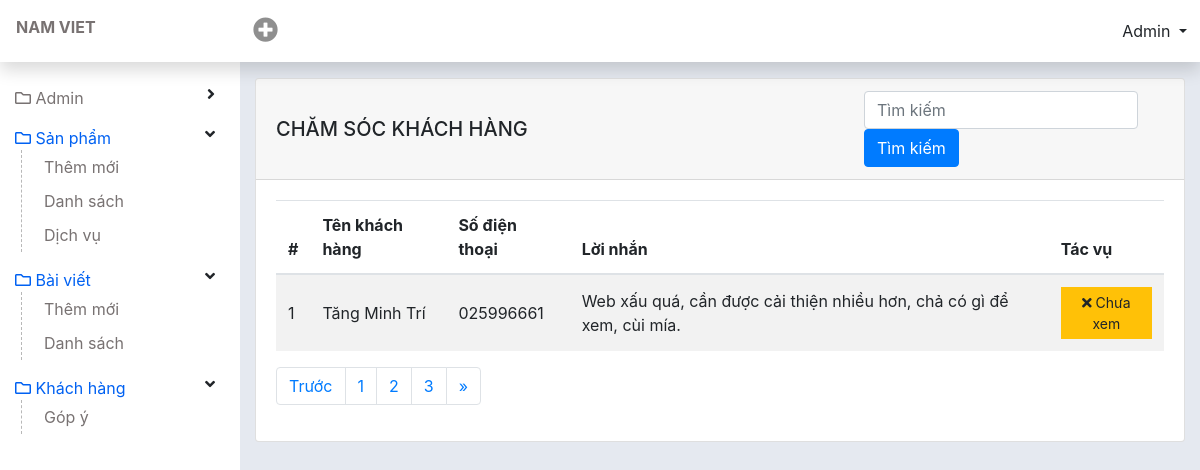
Page /admin/list-contact.php (signed in) on the earlier database version.
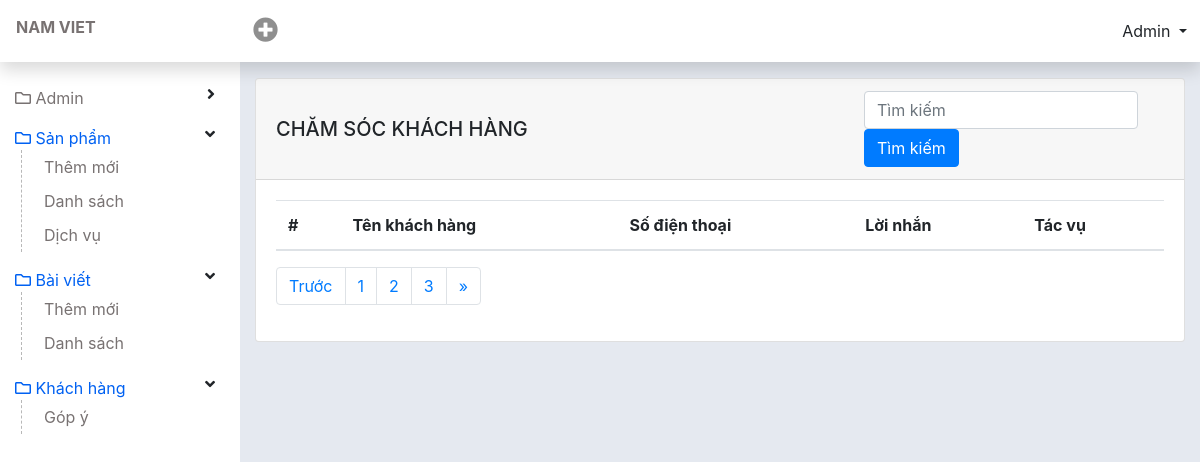
Same page on the later database version.
### tables this page shows
CREATE TABLE `tbl_contact` (
  `id` int(11) NOT NULL,
  `name` varchar(255) NOT NULL,
  `phone` varchar(11) NOT NULL,
  `message` text NOT NULL,
  `times` timestamp NOT NULL DEFAULT current_timestamp() ON UPDATE current_timestamp(),
  `status` int(11) NOT NULL DEFAULT 0
);

### lib/database.php (called while the page is built, shortened)
<?php
class Database{
  public $host   = DB_HOST;
  public $user   = DB_USER;
  public $pass   = DB_PASS;
  public $dbname = DB_NAME;
  public $link;
private function connectDB(){
  $this -> link = new mysqli($this->host, $this->user, $this->pass, $this->dbname);
    mysqli_set_charset($this->link, 'UTF8');
}
public function select($query){
  $result = $this->link->query($query) or
  die($this->link->error.__LINE__);
  if($result->num_rows > 0){
    return $result;
  } else {
    return false;
  }
}
}
?>

### classes/contact.php (called while the page is built, shortened)
<?php
    $filepath = realpath(dirname(__FILE__));
    include_once ($filepath. '/../lib/database.php');
?>
<?php
    class contact {
        private $db;
        public function __construct() {
            $this->db = new Database();
        }
        public function show_contact(){
            $query = "SELECT * FROM tbl_contact ORDER BY id DESC";
            $result = $this->db->select($query);
            return $result;
        }
    }
?>

### admin/list-contact.php (the view, shortened to what this page needs)
<?php include 'inc/header.php';?>
<?php include '../classes/category.php';?>
<?php include '../classes/contact.php';?>
<?php
  $ct = new contact();
  $ctlist = $ct -> show_contact();
?>
<div id="wp-content">
  <div id="content" class="container-fluid">
    <div class="card">
      <div class="card-header font-weight-bold d-flex justify-content-between align-items-center">
        <h5 class="m-0 ">Chăm sóc khách hàng</h5>
        <div class="form-search form-inline">
          <form action="#">
            <input type="" class="form-control form-search" placeholder="Tìm kiếm">
            <input type="submit" name="btn-search" value="Tìm kiếm" class="btn btn-primary">
          </form>
        </div>
      </div>
      <div class="card-body">
        <table class="table table-striped table-checkall">
          <thead>
            <tr>
              <th scope="col">#</th>
              <th scope="col">Tên khách hàng</th>
              <th scope="col">Số điện thoại</th>
              <th scope="col">Lời nhắn</th>
              <th scope="col">Tác vụ</th>
            </tr>
          </thead>
          <tbody>
            <?php
                if($ctlist) {
                  $i=0;
                  while($resule = $ctlist -> fetch_assoc()){
                    $i++;
              ?>
            <tr class="">
              <td><?php echo $i ?></td>
              <td><?php echo $resule['name'] ?></td>
              <td><?php echo $resule['phone'] ?></td>
              <td><?php echo $resule['message'] ?></td>
              <td>
                <?php
                $status = $resule['status'];
                if ($status == 0) {
                ?>
                <a href="?checkid=<?php echo $resule['id'] ?>&time=<?php echo $resule['times'] ?>"
                  class="btn btn-warning btn-sm rounded-0 text-black" type="button" data-toggle="tooltip"
                  onclick="return confirm('Đã xem')" data-placement="top"><i class="fas fa-times"></i></i>
                  Chưa xem</a>
                <?php } ?>
              </td>
            </tr>
            <?php } } ?>
          </tbody>
        </table>
        <nav aria-label="Page navigation example">
          <ul class="pagination">
            <li class="page-item">
              <a class="page-link" href="#" aria-label="Previous">
                <span aria-hidden="true">Trước</span>
              </a>
            </li>
            <li class="page-item"><a class="page-link" href="#">1</a></li>
            <li class="page-item"><a class="page-link" href="#">2</a></li>
            <li class="page-item"><a class="page-link" href="#">3</a></li>
            <li class="page-item">
              <a class="page-link" href="#" aria-label="Next">
                <span aria-hidden="true">&raquo;</span>
              </a>
            </li>
          </ul>
        </nav>
      </div>
    </div>
  </div>
</div>
<?php include 'inc/footer.php';?>

Differences in the rows shown:
removed tbl_contact: name "Tăng Minh Trí", phone "025996661", message "Web xấu quá, cần được cải thiện nhiều hơn, chả có gì để xem, cùi mía."
